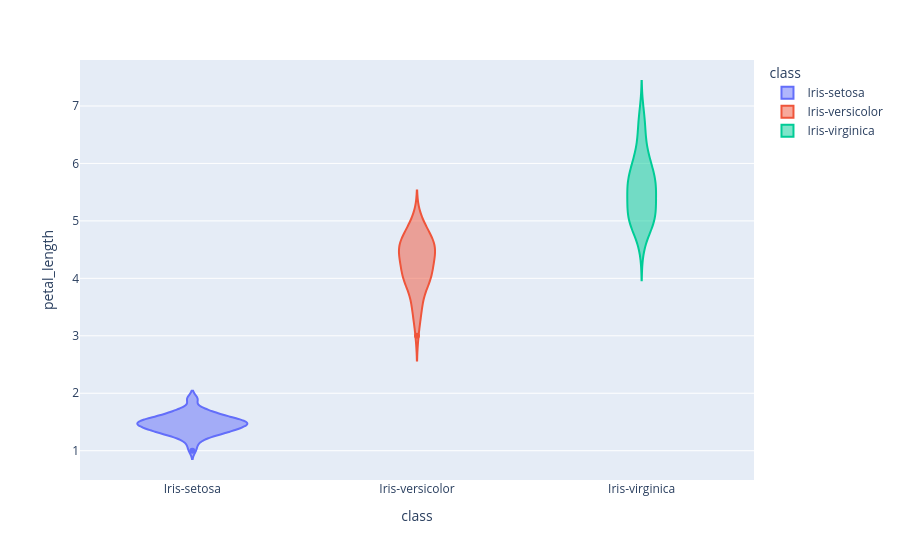

Source (notebook cell):
### Markdown cell above
A **violin plot** is similar to a box plot, except it also shows the probability density of the data at different values.

### Code cell
"""

Create a violin plot of class vs petal_length

HINT: Use the function px.violin

"""

px.violin(dataset, x='class', y='petal_length', color='class')

### Figure 1 — Plotly figure (JSON) as saved in the notebook; plotly's stock layout.template omitted (floating-point values rounded to 4 significant figures)
{"data": [{"alignmentgroup": "True", "box": {"visible": false}, "hovertemplate": "class=%{x}<br>petal_length=%{y}<extra></extra>", "legendgroup": "Iris-setosa", "marker": {"color": "#636efa"}, "name": "Iris-setosa", "offsetgroup": "Iris-setosa", "orientation": "v", "scalegroup": "True", "showlegend": true, "type": "violin", "x": ["Iris-setosa", "Iris-setosa", "Iris-setosa", "Iris-setosa", "Iris-setosa", "Iris-setosa", "Iris-setosa", "Iris-setosa", "Iris-setosa", "Iris-setosa", "Iris-setosa", "Iris-setosa", "Iris-setosa", "Iris-setosa", "Iris-setosa", "Iris-setosa", "Iris-setosa", "Iris-setosa", "Iris-setosa", "Iris-setosa", "Iris-setosa", "Iris-setosa", "Iris-setosa", "Iris-setosa", "Iris-setosa", "Iris-setosa", "Iris-setosa", "Iris-setosa", "Iris-setosa", "Iris-setosa", "Iris-setosa", "Iris-setosa", "Iris-setosa", "Iris-setosa", "Iris-setosa", "Iris-setosa", "Iris-setosa", "Iris-setosa", "Iris-setosa", "Iris-setosa", "Iris-setosa", "Iris-setosa", "Iris-setosa", "Iris-setosa", "Iris-setosa", "Iris-setosa", "Iris-setosa", "Iris-setosa", "Iris-setosa"], "x0": " ", "xaxis": "x", "y": [1.4, 1.3, 1.5, 1.4, 1.7, 1.4, 1.5, 1.4, 1.5, 1.5, 1.6, 1.4, 1.1, 1.2, 1.5, 1.3, 1.4, 1.7, 1.5, 1.7, 1.5, 1.0, 1.7, 1.9, 1.6, 1.6, 1.5, 1.4, 1.6, 1.6, 1.5, 1.5, 1.4, 1.5, 1.2, 1.3, 1.5, 1.3, 1.5, 1.3, 1.3, 1.3, 1.6, 1.9, 1.4, 1.6, 1.4, 1.5, 1.4], "y0": " ", "yaxis": "y"}, {"alignmentgroup": "True", "box": {"visible": false}, "hovertemplate": "class=%{x}<br>petal_length=%{y}<extra></extra>", "legendgroup": "Iris-versicolor", "marker": {"color": "#EF553B"}, "name": "Iris-versicolor", "offsetgroup": "Iris-versicolor", "orientation": "v", "scalegroup": "True", "showlegend": true, "type": "violin", "x": ["Iris-versicolor", "Iris-versicolor", "Iris-versicolor", "Iris-versicolor", "Iris-versicolor", "Iris-versicolor", "Iris-versicolor", "Iris-versicolor", "Iris-versicolor", "Iris-versicolor", "Iris-versicolor", "Iris-versicolor", "Iris-versicolor", "Iris-versicolor", "Iris-versicolor", "Iris-versicolor", "Iris-versicolor", "Iris-versicolor", "Iris-versicolor", "Iris-versicolor", "Iris-versicolor", "Iris-versicolor", "Iris-versicolor", "Iris-versicolor", "Iris-versicolor", "Iris-versicolor", "Iris-versicolor", "Iris-versicolor", "Iris-versicolor", "Iris-versicolor", "Iris-versicolor", "Iris-versicolor", "Iris-versicolor", "Iris-versicolor", "Iris-versicolor", "Iris-versicolor", "Iris-versicolor", "Iris-versicolor", "Iris-versicolor", "Iris-versicolor", "Iris-versicolor", "Iris-versicolor", "Iris-versicolor", "Iris-versicolor", "Iris-versicolor", "Iris-versicolor", "Iris-versicolor", "Iris-versicolor", "Iris-versicolor", "Iris-versicolor"], "x0": " ", "xaxis": "x", "y": [4.7, 4.5, 4.9, 4.0, 4.6, 4.5, 4.7, 3.3, 4.6, 3.9, 3.5, 4.2, 4.0, 4.7, 3.6, 4.4, 4.5, 4.1, 4.5, 3.9, 4.8, 4.0, 4.9, 4.7, 4.3, 4.4, 4.8, 5.0, 4.5, 3.5, 3.8, 3.7, 3.9, 5.1, 4.5, 4.5, 4.7, 4.4, 4.1, 4.0, 4.4, 4.6, 4.0, 3.3, 4.2, 4.2, 4.2, 4.3, 3.0, 4.1], "y0": " ", "yaxis": "y"}, {"alignmentgroup": "True", "box": {"visible": false}, "hovertemplate": "class=%{x}<br>petal_length=%{y}<extra></extra>", "legendgroup": "Iris-virginica", "marker": {"color": "#00cc96"}, "name": "Iris-virginica", "offsetgroup": "Iris-virginica", "orientation": "v", "scalegroup": "True", "showlegend": true, "type": "violin", "x": ["Iris-virginica", "Iris-virginica", "Iris-virginica", "Iris-virginica", "Iris-virginica", "Iris-virginica", "Iris-virginica", "Iris-virginica", "Iris-virginica", "Iris-virginica", "Iris-virginica", "Iris-virginica", "Iris-virginica", "Iris-virginica", "Iris-virginica", "Iris-virginica", "Iris-virginica", "Iris-virginica", "Iris-virginica", "Iris-virginica", "Iris-virginica", "Iris-virginica", "Iris-virginica", "Iris-virginica", "Iris-virginica", "Iris-virginica", "Iris-virginica", "Iris-virginica", "Iris-virginica", "Iris-virginica", "Iris-virginica", "Iris-virginica", "Iris-virginica", "Iris-virginica", "Iris-virginica", "Iris-virginica", "Iris-virginica", "Iris-virginica", "Iris-virginica", "Iris-virginica", "Iris-virginica", "Iris-virginica", "Iris-virginica", "Iris-virginica", "Iris-virginica", "Iris-virginica", "Iris-virginica", "Iris-virginica", "Iris-virginica", "Iris-virginica"], "x0": " ", "xaxis": "x", "y": [6.0, 5.1, 5.9, 5.6, 5.8, 6.6, 4.5, 6.3, 5.8, 6.1, 5.1, 5.3, 5.5, 5.0, 5.1, 5.3, 5.5, 6.7, 6.9, 5.0, 5.7, 4.9, 6.7, 4.9, 5.7, 6.0, 4.8, 4.9, 5.6, 5.8, 6.1, 6.4, 5.6, 5.1, 5.6, 6.1, 5.6, 5.5, 4.8, 5.4, 5.6, 5.1, 5.1, 5.9, 5.7, 5.2, 5.0, 5.2, 5.4, 5.1], "y0": " ", "yaxis": "y"}], "layout": {"legend": {"title": {"text": "class"}, "tracegroupgap": 0}, "margin": {"t": 60}, "violinmode": "overlay", "xaxis": {"anchor": "y", "categoryarray": ["Iris-setosa", "Iris-versicolor", "Iris-virginica"], "categoryorder": "array", "domain": [0, 1], "title": {"text": "class"}}, "yaxis": {"anchor": "x", "domain": [0, 1], "title": {"text": "petal_length"}}}}
